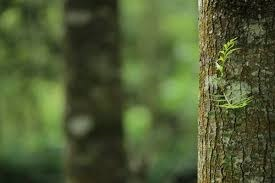
#> input picture blurred.jpg, 275 x 183 px
$ python Translation_in_images.py
#> lines starting #> are read from the running program, lines starting #| are printed output that depends on the picture
# -*- coding: utf-8 -*-
"""
Created on Mon Mar 16 12:58:34 2020

@author: vijay chauhan

Translation in images - moving left right
"""

import numpy as np
import cv2 as cv

img=cv.imread('blurred.jpg')
#> img is the input picture: shape (183, 275, 3); mean B, G, R 51.8, 92.2, 79.6

img=cv.resize(img,(400,400),interpolation=cv.INTER_AREA)
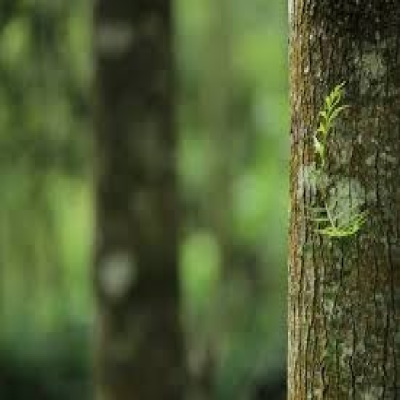
#> img: shape (400, 400, 3); mean B, G, R 51.8, 92.2, 79.5
rows,cols=img.shape[:2]
#> rows = 400; cols = 400
m=np.float32([[1,0,-200],[0,1,120]])
print(m)
img=cv.warpAffine(img,m,(400,400))
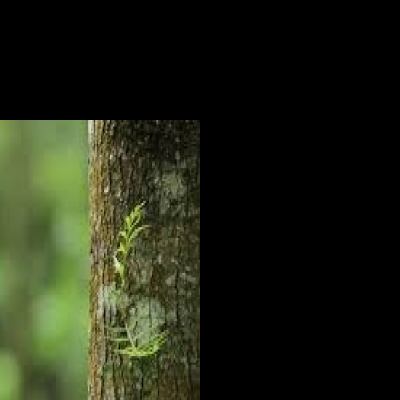
#> img: shape (400, 400, 3); mean B, G, R 20.8, 36.9, 32.5

img=img[120:,:200,:]
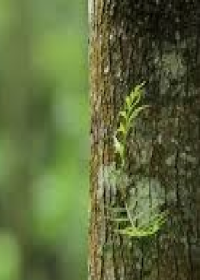
#> img: shape (280, 200, 3); mean B, G, R 59.4, 105.3, 92.8
cv.namedWindow('frame',cv.WINDOW_NORMAL)
def call(event,x,y,flag,param):
    if event==cv.EVENT_LBUTTONDOWN:
        print(x,y)

cv.setMouseCallback('frame',call)
img=cv.copyMakeBorder(img,220,200,200,200,cv.BORDER_REFLECT)
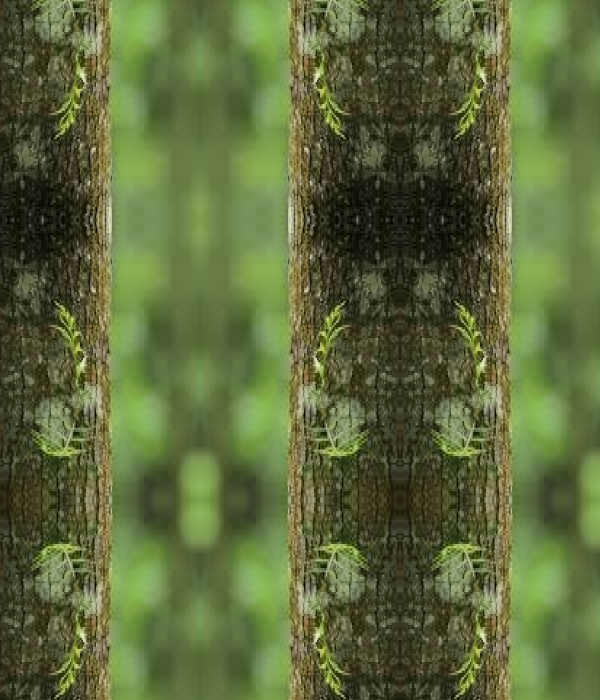
#> img: shape (700, 600, 3); mean B, G, R 60, 106.4, 93.7
cv.imshow('frame',img)

k=cv.waitKey(0)
#> (key Esc is pressed here)
if k==27:
    cv.destroyAllWindows()
